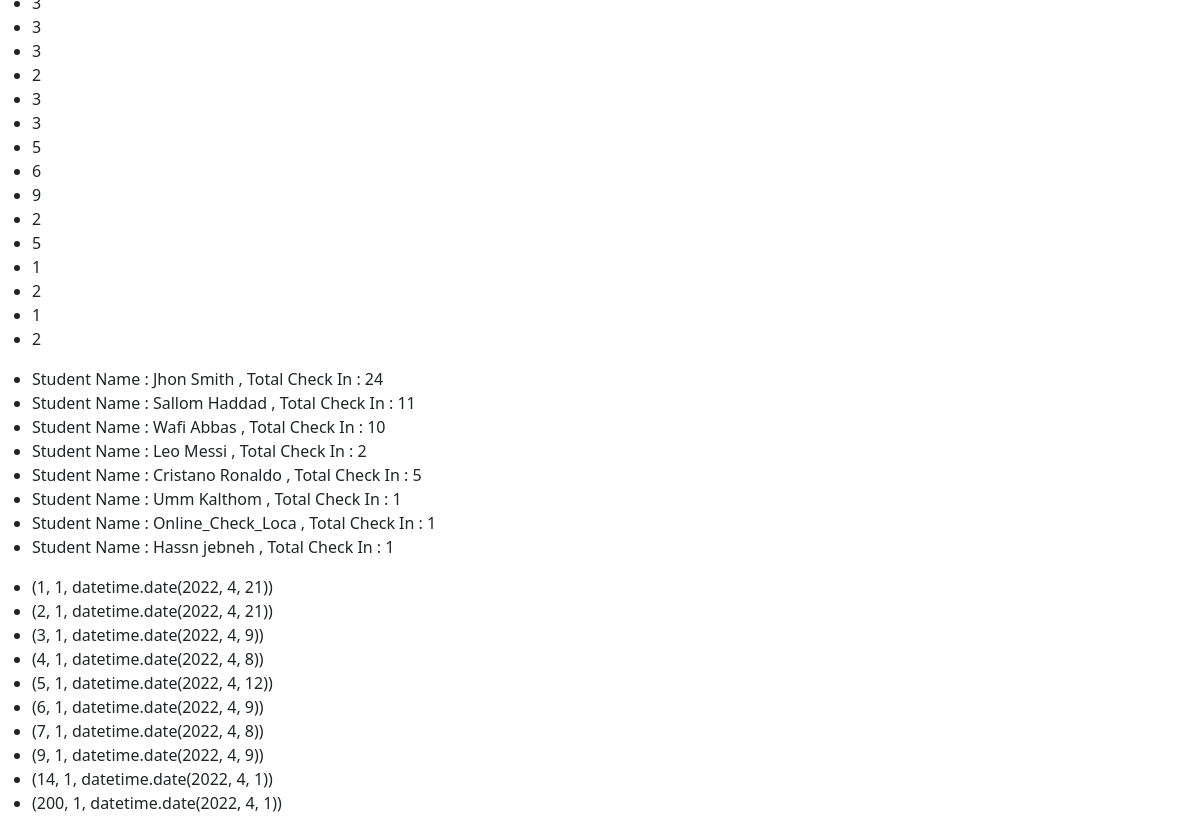
The page /list2/ (lower part) on the database as committed earlier.
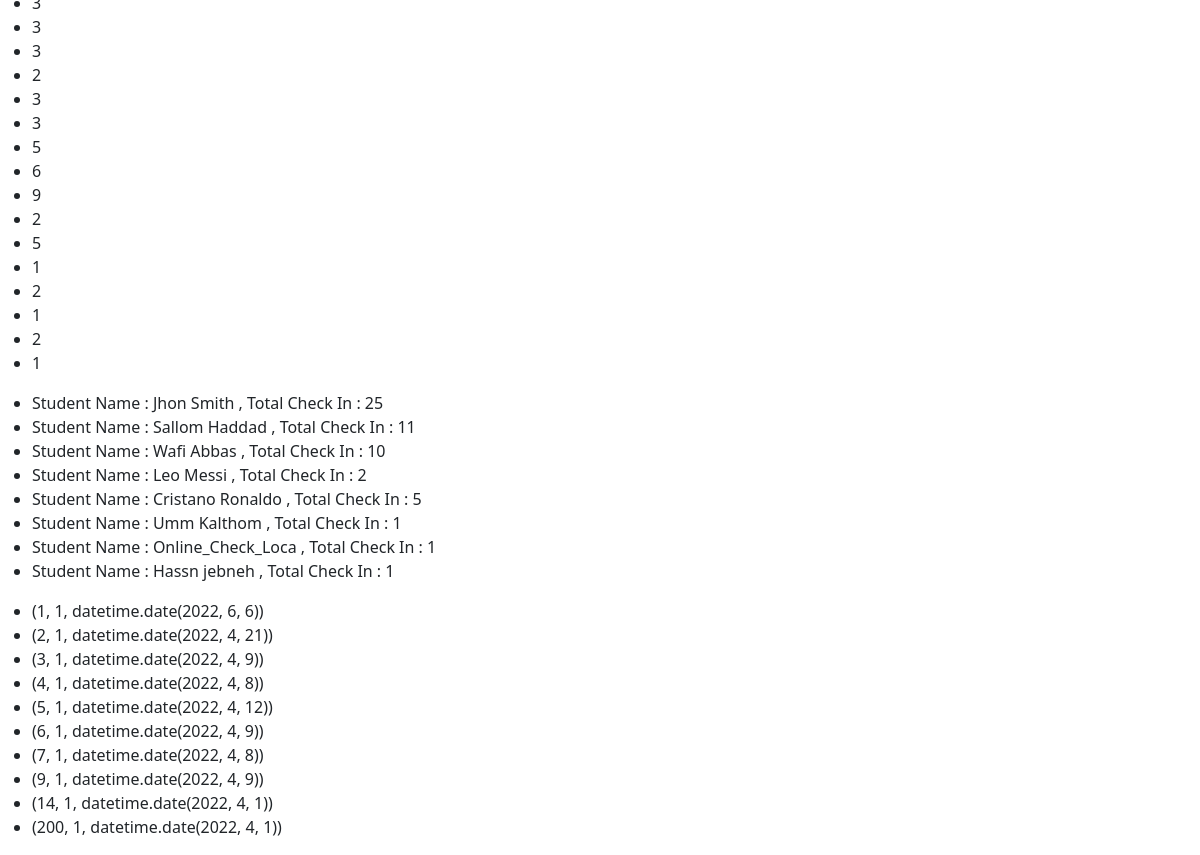
The same page on the database as committed later.
### student/models.py (models this page shows, shortened)
class checkInData(models.Model):
    checkInSeq = models.AutoField(primary_key=True)
    studentId = models.IntegerField()
    checkIn = models.IntegerField(default=1 , editable=False)
    checkInDate = models.DateField(default=datetime.now , editable=False)
    def __str__(self) -> str:
        return f"{self.studentId , self.checkIn , self.checkInDate}"

class customerInfo(models.Model):
    studentId = models.AutoField(primary_key=True)
    customerName = models.CharField(max_length=100 , unique=True)
    customerImg = models.ImageField(upload_to ='media/student/imgs/' , default='default.jpg')
    leadsChannel = models.ForeignKey(leadSource,max_length=50,on_delete=models.CASCADE)
    adsRef = models.CharField(max_length=200,blank=True)
    contactDate = models.DateField(default=datetime.now , editable=False)
    leadeAge = models.IntegerField()
    leadsLocation = models.CharField(max_length=100)
    leadsContactNumber = models.IntegerField()
    emailAddress = models.EmailField(unique=True)
    leadsComment = models.CharField(max_length=1000)
    leadsUrgent = models.BooleanField()
    Nationality = models.ForeignKey(countryList,max_length=250,on_delete=models.CASCADE)
    intersetList = models.ForeignKey(courseList,max_length=50,on_delete=models.CASCADE)
    followUp = models.BooleanField(default=True)

### student/views.py (the view)
# urls.py: path('list2/',views.list,name='CustInfo2'),
def list(request):
    queryset1 = customerInfo.objects.all()
    query2 = customerInfo.objects.all().values('studentId').annotate(total=Count('studentId'))
    query3 = checkInData.objects.all()
    query4 = customerInfo.objects.raw(
       'SELECT a.studentid , a.customerName , count(b.checkIn) as count FROM STUDENT_customerInfo a ,student_checkindata b where a.studentid = b.studentid group by a.studentid , a.customerName')
    lastLogin = checkInData.objects.raw('select checkInSeq , a.studentid , max(a.checkInDate) from student_checkindata a group by a.studentid')
    context = {'q1':queryset1,'q2':query2,'q3':query3,'q4':query4,'lastLogin':lastLogin}
    return render(request,'student/customerList.html',context)

### student/templates/student/customerList.html (shortened to what this page needs)
{% extends 'student/base.html' %}
{% block content %}
<ul>
    {% for x in q3 %}
    <li>{{x.studentId}} {{x.customerName}}</li>
    {% endfor %}
</ul>
<ul>
    {% for x in q4 %}
    <li>Student Name : {{x.customerName}} , Total Check In : {{x.count}}</li>
    {% endfor %}
</ul>
<ul>
    {% for x in lastLogin %}
    <li>{{x}}</li>
    {% endfor %}
</ul>
{% endblock %}

Rows that differ between the two databases and show on the page:
no longer on one of the page's lists (row unchanged): checkInData: studentId+checkInSeq+checkIn "(1, 1, datetime.date(2022, 4, 21))"
added checkInData: studentId "1", studentId+checkInSeq+checkIn "(1, 1, datetime.date(2022, 6, 6))"
computed for customerInfo "Jhon Smith": count "24" → "25"
